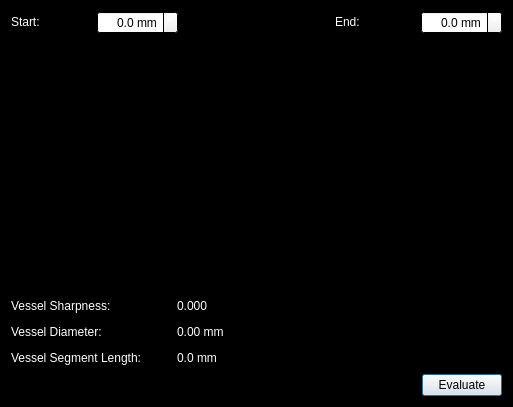
<?xml version="1.0" encoding="UTF-8"?>
<ui version="4.0">
 <class>EvaluationDialog</class>
 <widget class="QDialog" name="EvaluationDialog">
  <property name="geometry">
   <rect>
    <x>0</x>
    <y>0</y>
    <width>513</width>
    <height>407</height>
   </rect>
  </property>
  <property name="palette">
   <palette>
    <active>
     <colorrole role="Base">
      <brush brushstyle="SolidPattern">
       <color alpha="255">
        <red>255</red>
        <green>255</green>
        <blue>255</blue>
       </color>
      </brush>
     </colorrole>
     <colorrole role="Window">
      <brush brushstyle="SolidPattern">
       <color alpha="255">
        <red>0</red>
        <green>0</green>
        <blue>0</blue>
       </color>
      </brush>
     </colorrole>
    </active>
    <inactive>
     <colorrole role="Base">
      <brush brushstyle="SolidPattern">
       <color alpha="255">
        <red>255</red>
        <green>255</green>
        <blue>255</blue>
       </color>
      </brush>
     </colorrole>
     <colorrole role="Window">
      <brush brushstyle="SolidPattern">
       <color alpha="255">
        <red>0</red>
        <green>0</green>
        <blue>0</blue>
       </color>
      </brush>
     </colorrole>
    </inactive>
    <disabled>
     <colorrole role="Base">
      <brush brushstyle="SolidPattern">
       <color alpha="255">
        <red>0</red>
        <green>0</green>
        <blue>0</blue>
       </color>
      </brush>
     </colorrole>
     <colorrole role="Window">
      <brush brushstyle="SolidPattern">
       <color alpha="255">
        <red>0</red>
        <green>0</green>
        <blue>0</blue>
       </color>
      </brush>
     </colorrole>
    </disabled>
   </palette>
  </property>
  <property name="windowTitle">
   <string>Dialog</string>
  </property>
  <layout class="QVBoxLayout" name="verticalLayout_3">
   <item>
    <widget class="QWidget" name="widget" native="true">
     <property name="palette">
      <palette>
       <active>
        <colorrole role="WindowText">
         <brush brushstyle="SolidPattern">
          <color alpha="255">
           <red>255</red>
           <green>255</green>
           <blue>255</blue>
          </color>
         </brush>
        </colorrole>
       </active>
       <inactive>
        <colorrole role="WindowText">
         <brush brushstyle="SolidPattern">
          <color alpha="255">
           <red>255</red>
           <green>255</green>
           <blue>255</blue>
          </color>
         </brush>
        </colorrole>
       </inactive>
       <disabled>
        <colorrole role="WindowText">
         <brush brushstyle="SolidPattern">
          <color alpha="255">
           <red>69</red>
           <green>69</green>
           <blue>69</blue>
          </color>
         </brush>
        </colorrole>
       </disabled>
      </palette>
     </property>
     <layout class="QHBoxLayout" name="horizontalLayout_3">
      <property name="margin">
       <number>0</number>
      </property>
      <item>
       <layout class="QVBoxLayout" name="verticalLayout" stretch="0,1">
        <item>
         <layout class="QHBoxLayout" name="horizontalLayout_2">
          <property name="spacing">
           <number>6</number>
          </property>
          <property name="sizeConstraint">
           <enum>QLayout::SetMinimumSize</enum>
          </property>
          <item>
           <widget class="QLabel" name="l_start">
            <property name="minimumSize">
             <size>
              <width>80</width>
              <height>0</height>
             </size>
            </property>
            <property name="maximumSize">
             <size>
              <width>80</width>
              <height>20</height>
             </size>
            </property>
            <property name="styleSheet">
             <string notr="true">color:white;</string>
            </property>
            <property name="text">
             <string>Start:</string>
            </property>
            <property name="alignment">
             <set>Qt::AlignLeading|Qt::AlignLeft|Qt::AlignVCenter</set>
            </property>
           </widget>
          </item>
          <item>
           <widget class="QDoubleSpinBox" name="sb_start">
            <property name="maximumSize">
             <size>
              <width>16777215</width>
              <height>25</height>
             </size>
            </property>
            <property name="alignment">
             <set>Qt::AlignRight|Qt::AlignTrailing|Qt::AlignVCenter</set>
            </property>
            <property name="prefix">
             <string/>
            </property>
            <property name="suffix">
             <string> mm</string>
            </property>
            <property name="decimals">
             <number>1</number>
            </property>
            <property name="singleStep">
             <double>0.100000000000000</double>
            </property>
           </widget>
          </item>
         </layout>
        </item>
        <item>
         <widget class="CoronaryProfile2" name="profileStart" native="true">
          <property name="minimumSize">
           <size>
            <width>0</width>
            <height>175</height>
           </size>
          </property>
         </widget>
        </item>
       </layout>
      </item>
      <item>
       <spacer name="horizontalSpacer_4">
        <property name="orientation">
         <enum>Qt::Horizontal</enum>
        </property>
        <property name="sizeHint" stdset="0">
         <size>
          <width>40</width>
          <height>20</height>
         </size>
        </property>
       </spacer>
      </item>
      <item>
       <layout class="QVBoxLayout" name="verticalLayout_2" stretch="0,1">
        <item>
         <layout class="QHBoxLayout" name="horizontalLayout_4">
          <item>
           <widget class="QLabel" name="l_end">
            <property name="minimumSize">
             <size>
              <width>80</width>
              <height>0</height>
             </size>
            </property>
            <property name="maximumSize">
             <size>
              <width>80</width>
              <height>20</height>
             </size>
            </property>
            <property name="styleSheet">
             <string notr="true">color:white;</string>
            </property>
            <property name="text">
             <string>End:</string>
            </property>
            <property name="alignment">
             <set>Qt::AlignLeading|Qt::AlignLeft|Qt::AlignVCenter</set>
            </property>
           </widget>
          </item>
          <item>
           <widget class="QDoubleSpinBox" name="sb_end">
            <property name="alignment">
             <set>Qt::AlignRight|Qt::AlignTrailing|Qt::AlignVCenter</set>
            </property>
            <property name="suffix">
             <string> mm</string>
            </property>
            <property name="decimals">
             <number>1</number>
            </property>
            <property name="singleStep">
             <double>0.100000000000000</double>
            </property>
           </widget>
          </item>
         </layout>
        </item>
        <item>
         <widget class="CoronaryProfile2" name="profileEnd" native="true">
          <property name="minimumSize">
           <size>
            <width>0</width>
            <height>175</height>
           </size>
          </property>
         </widget>
        </item>
       </layout>
      </item>
     </layout>
    </widget>
   </item>
   <item>
    <layout class="QHBoxLayout" name="horizontalLayout_5">
     <item>
      <widget class="QLabel" name="label">
       <property name="minimumSize">
        <size>
         <width>160</width>
         <height>0</height>
        </size>
       </property>
       <property name="maximumSize">
        <size>
         <width>160</width>
         <height>16777215</height>
        </size>
       </property>
       <property name="styleSheet">
        <string notr="true">color:white;</string>
       </property>
       <property name="text">
        <string>Vessel Sharpness: </string>
       </property>
      </widget>
     </item>
     <item>
      <widget class="QLabel" name="l_sharpness">
       <property name="minimumSize">
        <size>
         <width>120</width>
         <height>0</height>
        </size>
       </property>
       <property name="maximumSize">
        <size>
         <width>120</width>
         <height>16777215</height>
        </size>
       </property>
       <property name="styleSheet">
        <string notr="true">color:white;</string>
       </property>
       <property name="text">
        <string>0.000</string>
       </property>
       <property name="alignment">
        <set>Qt::AlignLeading|Qt::AlignLeft|Qt::AlignVCenter</set>
       </property>
      </widget>
     </item>
     <item>
      <spacer name="horizontalSpacer_2">
       <property name="orientation">
        <enum>Qt::Horizontal</enum>
       </property>
       <property name="sizeHint" stdset="0">
        <size>
         <width>40</width>
         <height>20</height>
        </size>
       </property>
      </spacer>
     </item>
    </layout>
   </item>
   <item>
    <layout class="QHBoxLayout" name="horizontalLayout_6">
     <item>
      <widget class="QLabel" name="label_3">
       <property name="minimumSize">
        <size>
         <width>160</width>
         <height>0</height>
        </size>
       </property>
       <property name="maximumSize">
        <size>
         <width>160</width>
         <height>16777215</height>
        </size>
       </property>
       <property name="styleSheet">
        <string notr="true">color:white;</string>
       </property>
       <property name="text">
        <string>Vessel Diameter:</string>
       </property>
      </widget>
     </item>
     <item>
      <widget class="QLabel" name="l_diameter">
       <property name="minimumSize">
        <size>
         <width>120</width>
         <height>20</height>
        </size>
       </property>
       <property name="maximumSize">
        <size>
         <width>120</width>
         <height>20</height>
        </size>
       </property>
       <property name="styleSheet">
        <string notr="true">color: white;</string>
       </property>
       <property name="text">
        <string>0.00 mm</string>
       </property>
      </widget>
     </item>
     <item>
      <spacer name="horizontalSpacer_3">
       <property name="orientation">
        <enum>Qt::Horizontal</enum>
       </property>
       <property name="sizeHint" stdset="0">
        <size>
         <width>40</width>
         <height>20</height>
        </size>
       </property>
      </spacer>
     </item>
    </layout>
   </item>
   <item>
    <layout class="QHBoxLayout" name="horizontalLayout_7">
     <item>
      <widget class="QLabel" name="label_2">
       <property name="minimumSize">
        <size>
         <width>160</width>
         <height>0</height>
        </size>
       </property>
       <property name="maximumSize">
        <size>
         <width>160</width>
         <height>16777215</height>
        </size>
       </property>
       <property name="palette">
        <palette>
         <active>
          <colorrole role="WindowText">
           <brush brushstyle="SolidPattern">
            <color alpha="255">
             <red>255</red>
             <green>255</green>
             <blue>255</blue>
            </color>
           </brush>
          </colorrole>
         </active>
         <inactive>
          <colorrole role="WindowText">
           <brush brushstyle="SolidPattern">
            <color alpha="255">
             <red>255</red>
             <green>255</green>
             <blue>255</blue>
            </color>
           </brush>
          </colorrole>
         </inactive>
         <disabled>
          <colorrole role="WindowText">
           <brush brushstyle="SolidPattern">
            <color alpha="255">
             <red>120</red>
             <green>120</green>
             <blue>120</blue>
            </color>
           </brush>
          </colorrole>
         </disabled>
        </palette>
       </property>
       <property name="text">
        <string>Vessel Segment Length:</string>
       </property>
      </widget>
     </item>
     <item>
      <widget class="QLabel" name="l_length">
       <property name="minimumSize">
        <size>
         <width>120</width>
         <height>20</height>
        </size>
       </property>
       <property name="maximumSize">
        <size>
         <width>120</width>
         <height>20</height>
        </size>
       </property>
       <property name="palette">
        <palette>
         <active>
          <colorrole role="WindowText">
           <brush brushstyle="SolidPattern">
            <color alpha="255">
             <red>255</red>
             <green>255</green>
             <blue>255</blue>
            </color>
           </brush>
          </colorrole>
         </active>
         <inactive>
          <colorrole role="WindowText">
           <brush brushstyle="SolidPattern">
            <color alpha="255">
             <red>255</red>
             <green>255</green>
             <blue>255</blue>
            </color>
           </brush>
          </colorrole>
         </inactive>
         <disabled>
          <colorrole role="WindowText">
           <brush brushstyle="SolidPattern">
            <color alpha="255">
             <red>120</red>
             <green>120</green>
             <blue>120</blue>
            </color>
           </brush>
          </colorrole>
         </disabled>
        </palette>
       </property>
       <property name="text">
        <string>0.0 mm</string>
       </property>
      </widget>
     </item>
     <item>
      <spacer name="horizontalSpacer_5">
       <property name="orientation">
        <enum>Qt::Horizontal</enum>
       </property>
       <property name="sizeHint" stdset="0">
        <size>
         <width>40</width>
         <height>20</height>
        </size>
       </property>
      </spacer>
     </item>
    </layout>
   </item>
   <item>
    <layout class="QHBoxLayout" name="horizontalLayout">
     <item>
      <spacer name="horizontalSpacer">
       <property name="orientation">
        <enum>Qt::Horizontal</enum>
       </property>
       <property name="sizeHint" stdset="0">
        <size>
         <width>40</width>
         <height>20</height>
        </size>
       </property>
      </spacer>
     </item>
     <item>
      <widget class="QPushButton" name="pushButton">
       <property name="text">
        <string>Evaluate</string>
       </property>
      </widget>
     </item>
    </layout>
   </item>
  </layout>
 </widget>
 <customwidgets>
  <customwidget>
   <class>CoronaryProfile2</class>
   <extends>QWidget</extends>
   <header>coronaryprofile2.h</header>
   <container>1</container>
  </customwidget>
 </customwidgets>
 <resources/>
 <connections/>
</ui>
